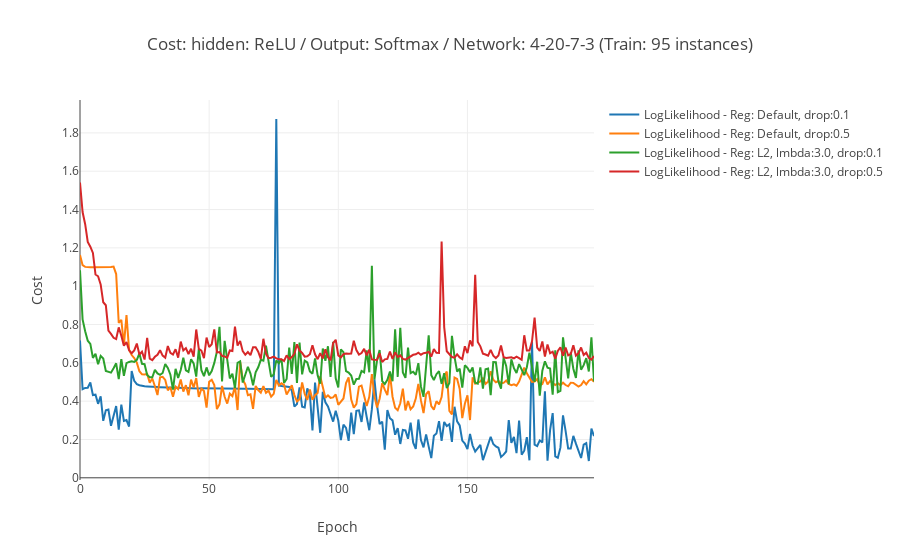

This figure's notebook cell:
### Code cell
#Set up plotly data
trace0 = go.Scatter(
    x = epoch_lst,
    y = training_cost9b,
    mode = 'lines',
    name = 'LogLikelihood - Reg: Default, drop:0.1'
)

trace1 = go.Scatter(
    x = epoch_lst,
    y = training_cost10b,
    mode = 'lines',
    name = 'LogLikelihood - Reg: Default, drop:0.5'
)

trace2 = go.Scatter(
    x = epoch_lst,
    y = training_cost11b,
    mode = 'lines',
    name = 'LogLikelihood - Reg: L2, lmbda:3.0, drop:0.1'
)

trace3 = go.Scatter(
    x = epoch_lst,
    y = training_cost12b,
    mode = 'lines',
    name = 'LogLikelihood - Reg: L2, lmbda:3.0, drop:0.5'
)

data = [trace0, trace1, trace2, trace3]

# Edit the layout
layout = dict(title = 'Cost: hidden: ReLU / Output: Softmax / Network: 4-20-7-3 (Train: 95 instances)',
              xaxis = dict(title = 'Epoch'),
              yaxis = dict(title = 'Cost'),
              )

#Plot 
fig = go.Figure(data=data, layout=layout)
iplot(fig)

### Figure 1 — Plotly figure (JSON) as saved in the notebook; plotly's stock layout.template omitted (floating-point values rounded to 4 significant figures; data arrays with more than 128 entries replaced by an {"elided": "..."} marker saying what was removed)
{"data": [{"mode": "lines", "name": "LogLikelihood - Reg: Default, drop:0.1", "type": "scatter", "uid": "78b378b4-d34d-11e8-91d4-a820660c6deb", "x": {"elided": "500 int values"}, "y": {"elided": "200 float values"}}, {"mode": "lines", "name": "LogLikelihood - Reg: Default, drop:0.5", "type": "scatter", "uid": "78b37a6c-d34d-11e8-a89a-a820660c6deb", "x": {"elided": "500 int values"}, "y": {"elided": "200 float values"}}, {"mode": "lines", "name": "LogLikelihood - Reg: L2, lmbda:3.0, drop:0.1", "type": "scatter", "uid": "78b37b5c-d34d-11e8-bf88-a820660c6deb", "x": {"elided": "500 int values"}, "y": {"elided": "200 float values"}}, {"mode": "lines", "name": "LogLikelihood - Reg: L2, lmbda:3.0, drop:0.5", "type": "scatter", "uid": "78b37c2e-d34d-11e8-8fe7-a820660c6deb", "x": {"elided": "500 int values"}, "y": {"elided": "200 float values"}}], "layout": {"title": "Cost: hidden: ReLU / Output: Softmax / Network: 4-20-7-3 (Train: 95 instances)", "xaxis": {"title": "Epoch"}, "yaxis": {"title": "Cost"}}}
